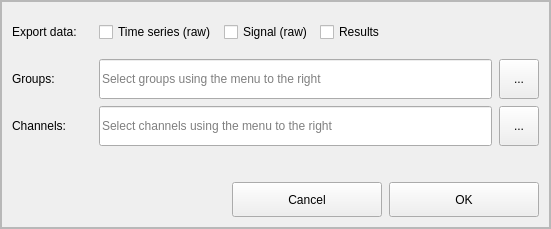
<?xml version="1.0" encoding="UTF-8"?>
<ui version="4.0">
 <class>ExportDataDialog</class>
 <widget class="QDialog" name="ExportDataDialog">
  <property name="geometry">
   <rect>
    <x>0</x>
    <y>0</y>
    <width>551</width>
    <height>229</height>
   </rect>
  </property>
  <property name="windowTitle">
   <string>Export data dialog</string>
  </property>
  <layout class="QVBoxLayout" name="verticalLayout">
   <property name="spacing">
    <number>0</number>
   </property>
   <property name="leftMargin">
    <number>0</number>
   </property>
   <property name="topMargin">
    <number>0</number>
   </property>
   <property name="rightMargin">
    <number>0</number>
   </property>
   <property name="bottomMargin">
    <number>0</number>
   </property>
   <item>
    <widget class="QFrame" name="bgApp">
     <property name="frameShape">
      <enum>QFrame::StyledPanel</enum>
     </property>
     <property name="frameShadow">
      <enum>QFrame::Raised</enum>
     </property>
     <layout class="QVBoxLayout" name="verticalLayout_2">
      <property name="spacing">
       <number>0</number>
      </property>
      <property name="leftMargin">
       <number>0</number>
      </property>
      <property name="topMargin">
       <number>0</number>
      </property>
      <property name="rightMargin">
       <number>0</number>
      </property>
      <property name="bottomMargin">
       <number>0</number>
      </property>
      <item>
       <widget class="QFrame" name="contentBg">
        <property name="frameShape">
         <enum>QFrame::StyledPanel</enum>
        </property>
        <property name="frameShadow">
         <enum>QFrame::Raised</enum>
        </property>
        <layout class="QVBoxLayout" name="verticalLayout_3">
         <property name="spacing">
          <number>7</number>
         </property>
         <property name="leftMargin">
          <number>10</number>
         </property>
         <property name="topMargin">
          <number>10</number>
         </property>
         <property name="rightMargin">
          <number>10</number>
         </property>
         <property name="bottomMargin">
          <number>10</number>
         </property>
         <item>
          <layout class="QHBoxLayout" name="horizontalLayout">
           <item>
            <widget class="QLabel" name="label">
             <property name="minimumSize">
              <size>
               <width>80</width>
               <height>0</height>
              </size>
             </property>
             <property name="text">
              <string>Export data:</string>
             </property>
            </widget>
           </item>
           <item>
            <widget class="QCheckBox" name="checkBox_raw">
             <property name="minimumSize">
              <size>
               <width>0</width>
               <height>40</height>
              </size>
             </property>
             <property name="cursor">
              <cursorShape>PointingHandCursor</cursorShape>
             </property>
             <property name="text">
              <string>Time series (raw)</string>
             </property>
             <property name="checked">
              <bool>false</bool>
             </property>
            </widget>
           </item>
           <item>
            <widget class="QCheckBox" name="checkBox_signal">
             <property name="cursor">
              <cursorShape>PointingHandCursor</cursorShape>
             </property>
             <property name="text">
              <string>Signal (raw)</string>
             </property>
            </widget>
           </item>
           <item>
            <widget class="QCheckBox" name="checkBox_results">
             <property name="minimumSize">
              <size>
               <width>0</width>
               <height>40</height>
              </size>
             </property>
             <property name="cursor">
              <cursorShape>PointingHandCursor</cursorShape>
             </property>
             <property name="text">
              <string>Results</string>
             </property>
            </widget>
           </item>
           <item>
            <spacer name="horizontalSpacer">
             <property name="orientation">
              <enum>Qt::Horizontal</enum>
             </property>
             <property name="sizeHint" stdset="0">
              <size>
               <width>40</width>
               <height>20</height>
              </size>
             </property>
            </spacer>
           </item>
          </layout>
         </item>
         <item>
          <layout class="QHBoxLayout" name="horizontalLayout_2">
           <item>
            <widget class="QLabel" name="label_2">
             <property name="minimumSize">
              <size>
               <width>80</width>
               <height>0</height>
              </size>
             </property>
             <property name="text">
              <string>Groups:</string>
             </property>
            </widget>
           </item>
           <item>
            <widget class="QLineEdit" name="lineEdit_groups">
             <property name="minimumSize">
              <size>
               <width>0</width>
               <height>40</height>
              </size>
             </property>
             <property name="readOnly">
              <bool>true</bool>
             </property>
             <property name="placeholderText">
              <string notr="true">Select groups using the menu to the right</string>
             </property>
            </widget>
           </item>
           <item>
            <widget class="QToolButton" name="menu_groups">
             <property name="minimumSize">
              <size>
               <width>40</width>
               <height>40</height>
              </size>
             </property>
             <property name="cursor">
              <cursorShape>PointingHandCursor</cursorShape>
             </property>
             <property name="text">
              <string>...</string>
             </property>
            </widget>
           </item>
          </layout>
         </item>
         <item>
          <layout class="QHBoxLayout" name="horizontalLayout_3">
           <item>
            <widget class="QLabel" name="label_3">
             <property name="minimumSize">
              <size>
               <width>80</width>
               <height>0</height>
              </size>
             </property>
             <property name="text">
              <string>Channels:</string>
             </property>
            </widget>
           </item>
           <item>
            <widget class="QLineEdit" name="lineEdit_channels">
             <property name="minimumSize">
              <size>
               <width>0</width>
               <height>40</height>
              </size>
             </property>
             <property name="readOnly">
              <bool>true</bool>
             </property>
             <property name="placeholderText">
              <string>Select channels using the menu to the right</string>
             </property>
            </widget>
           </item>
           <item>
            <widget class="QToolButton" name="menu_channels">
             <property name="minimumSize">
              <size>
               <width>40</width>
               <height>40</height>
              </size>
             </property>
             <property name="text">
              <string>...</string>
             </property>
            </widget>
           </item>
          </layout>
         </item>
         <item>
          <spacer name="verticalSpacer">
           <property name="orientation">
            <enum>Qt::Vertical</enum>
           </property>
           <property name="sizeHint" stdset="0">
            <size>
             <width>20</width>
             <height>11</height>
            </size>
           </property>
          </spacer>
         </item>
         <item>
          <layout class="QHBoxLayout" name="horizontalLayout_4">
           <item>
            <spacer name="horizontalSpacer_2">
             <property name="orientation">
              <enum>Qt::Horizontal</enum>
             </property>
             <property name="sizeHint" stdset="0">
              <size>
               <width>40</width>
               <height>20</height>
              </size>
             </property>
            </spacer>
           </item>
           <item>
            <widget class="QPushButton" name="btn_cancel">
             <property name="minimumSize">
              <size>
               <width>150</width>
               <height>35</height>
              </size>
             </property>
             <property name="cursor">
              <cursorShape>PointingHandCursor</cursorShape>
             </property>
             <property name="text">
              <string>Cancel</string>
             </property>
             <property name="autoDefault">
              <bool>false</bool>
             </property>
            </widget>
           </item>
           <item>
            <widget class="QPushButton" name="btn_ok">
             <property name="minimumSize">
              <size>
               <width>150</width>
               <height>35</height>
              </size>
             </property>
             <property name="cursor">
              <cursorShape>PointingHandCursor</cursorShape>
             </property>
             <property name="text">
              <string>OK</string>
             </property>
             <property name="autoDefault">
              <bool>false</bool>
             </property>
            </widget>
           </item>
          </layout>
         </item>
        </layout>
       </widget>
      </item>
     </layout>
    </widget>
   </item>
  </layout>
 </widget>
 <resources/>
 <connections/>
</ui>
